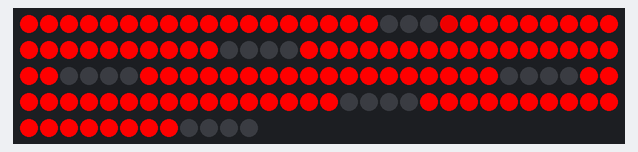
A sketch run on a simulated ESP32. Shown: 132 RGB LEDs in strip order, left to right, continuing on the next row. WiFi joins after 1.5 s; servers stay silent unless stated; what the sketch prints to the serial monitor is not drawn.

Above: at 1.6 s.

The sketch:

slaveAktuelleLeistung.ino
```cpp
#include <WiFi.h>
#include <WiFiServer.h>
#include <ESPmDNS.h>
#include <FastLED.h>
#include <HTTPClient.h>
#include <ArduinoJson.h>  // Für das Parsen der JSON-Antwort
#include <stdlib.h> // For strtof

#define NUM_LEDS 132
#define DATA_PIN 10

CRGB leds[NUM_LEDS];
int currentNumb = 0;
int segmentStartLed[] = { 0, 3, 6, 9, 12, 15, 18 };
int segmentLedCount[] = { 3, 3, 3, 3, 3, 3, 3 };
//int debugPrint = 0;
int digitStartLed[] = { 0, 22, 44, 66, 88, 110 };
String payloadString = "foo";
const char *masterIp = "192.168.4.1"; // Standard-IP des ESP32 im AP-Modus
const uint16_t masterPort = 80;
const char *dataEndpoint = "/data";


bool segments[10][7] = {
  { 1, 1, 1, 1, 1, 1, 0 },  // 0
  { 1, 0, 0, 0, 0, 1, 0 },  // 1
  { 0, 1, 1, 0, 1, 1, 1 },  // 2
  { 1, 1, 0, 0, 1, 1, 1 },  // 3
  { 1, 0, 0, 1, 0, 1, 1 },  // 4
  { 1, 1, 0, 1, 1, 0, 1 },  // 5
  { 1, 1, 1, 1, 1, 0, 1 },  // 6
  { 1, 0, 0, 0, 1, 1, 0 },  // 7
  { 1, 1, 1, 1, 1, 1, 1 },  // 8
  { 1, 1, 0, 1, 1, 1, 1 }   // 9
};

const char *ssid = "BalkonSolarDisplay";
const char *password = "12345678";
float wattage = 0000.0;
float lastwattage = 0000.0;
WiFiServer server(80);
int brightDevider = 0;


//function 4 in Stream, writes the values it recieves to the LEDs
//input: int, int, bool; digitVar: what digit to write to, segmentVar: what segment of Digit to write to, state to write: true=on false=off;
//output: writes the leds to leds[]

void writeLeds(int digitVar, int segmentVar, bool state) {

  int start = segmentStartLed[segmentVar] + digitStartLed[digitVar];
  int count = segmentLedCount[segmentVar];
  for (int i = 0; i < count; i++) {
    if (state == true) {
      leds[start + i] = CRGB((255), (0), (0));
    } else {
      leds[start + i] = CRGB::Black;
    }
  }
}

//Function 1 in stream
//Input: get total wattage from void loop
//Parse the input. Each digit of the input float is sent to displayNumber(). the dec point is send to writeDecPoint()

//Output:
//writeDecPoint(int, bool): what dec point to write to, status of dec point on/off
//displayNumber(char, int): what digit to write to LED steipe, i is used to calculate, where to write
void writeDigit(float number) {
  std::string numberString;
  numberString = std::__cxx11::to_string(number);
  int stri = 0;
  for (int i = 0; i <= 5; i++) {
    char currentChar = numberString[stri];
    char dotChar = '.';

    if(currentChar == '-') {
        writeMinus(i, true);
    }
    else if (currentChar == dotChar) {
      writeDecPoint(i, true);
      i--;
      //displayNumber(currentChar - '0', i);
    }
    else {
      displayNumber(currentChar - '0', i);
    }
    stri++;
  }
}


void writeMinus(int digitVar, bool state) {

  if (state == true) {
    for(int i = 0; i <= 2; i++) {
      leds[18 + i] = CRGB((200), (0), (0));
    }
  }
}

//function 2 ins stream
//input: (int, bool): what dec point to write to, status of dec point on/off, send by writeDigit
//output: writes the current decimalpoint to leds[]
void writeDecPoint(int digitVar, bool state) {

  if (state == true) {
    leds[digitStartLed[digitVar] - 1] = CRGB((200), (0), (0));
  }

  else {
    //leds[digitStartLed[digitVar] - 1] = CRGB::Black;
  }
}

//function 3 in stream
//input: what digit to write, where to write
//output: int, bool, bool
void displayNumber(int digit, int digitCount) {
  for (int i = 0; i < 7; i++) {
    writeLeds(digitCount, i, segments[digit][i]);
  }
}

void setup() {
  Serial.begin(9600);
  FastLED.addLeds<WS2812, DATA_PIN, GRB>(leds, NUM_LEDS);
  FastLED.setBrightness(255);

  WiFi.begin(ssid, password);
  while (WiFi.status() != WL_CONNECTED) {
    delay(500);
    Serial.print(".");
  }
  Serial.println("\nVerbunden!");
  Serial.print("IP-Adresse: ");
  Serial.println(WiFi.localIP());

  fill_solid(leds, NUM_LEDS, CRGB::Black);
  writeDigit(wattage);
  FastLED.show();
  Serial.println("ESP32 started");
  //server.begin();
}

void loop() {
  HTTPClient http;
  if (WiFi.status() == WL_CONNECTED) {
    String serverUrl = "http://" + String(masterIp) + ":" + String(masterPort) + String(dataEndpoint);
    http.begin(serverUrl);
    Serial.print("http.GET=");
    int httpCode = http.GET();  // GET-Anfrage senden
    Serial.println(httpCode);
    if (httpCode > 0) {
      if (httpCode == HTTP_CODE_OK) {
        payloadString = http.getString();
        Serial.println("Antwort vom Server:");
        Serial.println(payloadString);
        int state = 0;
        String wattSlave;
        for (char c : payloadString) {
          if (state <= 3) {
            if (c == ':') {
              state ++;
            }
          }
          else if (state == 4) {
            if (c == '}') {
              break;
            }
            wattSlave += c;
            //Serial.print("wattSlave = ");
            //Serial.println(wattSlave);
            wattage = wattSlave.toFloat();
          }
        }
      }
    } else {
      Serial.println("error with HTTP");
    }
  }

  Serial.print("wattage=");
  Serial.println(wattage);
  fill_solid(leds, NUM_LEDS, CRGB::Black);
  if(lastwattage != wattage) {
    writeDigit(wattage);
    FastLED.show();
    lastwattage = wattage;
    Serial.println("-------------------------------------------------------------------------------------");
  }

  Serial.print("total wattage: ");
  Serial.println(wattage);
  delay(500);
}
```
